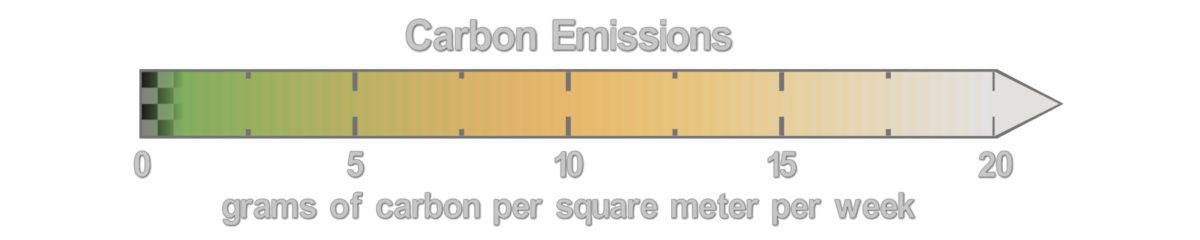
#> input picture raw/wildfires/Colorbar.png, 1200 x 240 px, found by its file name
$ python fires_global.py
#> lines starting #> are read from the running program, lines starting #| are printed output that depends on the picture
### pipeline/fires_borneo.py
#!/usr/bin/env python3
"""
Turn NASA SVS 5012 "Weekly carbon emissions from fires" frames (EXR) into numbers
for the Borneo window centred on Sarawak.

Legend (raw/wildfires/Colorbar.png): Carbon Emissions, 0-20 grams of carbon per
square metre per week; the arrow means values of 20 or more share the top colour.

Steps
1. EXR (linear float) -> sRGB 0-255, so map colours match the PNG colorbar.
2. Lookup table from the colorbar's middle row (x=165..993 -> about 0.5..20 gC/m2/week).
   The first ~0.5 units are drawn semi-transparent over the land, so they can't be read
   reliably: anything below 0.5 counts as "no fire".
3. Remove thin light-grey country border lines (they look like the top "20+" colour).
4. Nearest legend colour per pixel; pixels far from every legend colour = no data.

Output per frame: burning area %, mean emission over burning pixels, % at 20+ (clipped).

Usage: python3 fires_borneo.py raw/wildfires/*.exr --out data/kuching_2015/fires.json
"""
import argparse
import json
import re

import numpy as np
import OpenEXR
from PIL import Image
from scipy import ndimage

REGION = (-5.0, 8.0, 105.0, 120.0)  # lat_min, lat_max, lon_min, lon_max
FRAME_FIRST, FRAME_LAST = 1000, 3533  # SVS 5012 frame range
DATE_FIRST, DATE_LAST = np.datetime64("2003-01-01"), np.datetime64("2022-01-01")  # assumed span


# [4 lines left out: function frame_date, not called in this run]


def load_exr_srgb(path):
    rgb = OpenEXR.File(path).channels()["RGBA"].pixels.astype(np.float32)[..., :3]
    x = np.clip(rgb, 0, 1)
    s = np.where(x <= 0.0031308, 12.92 * x, 1.055 * x ** (1 / 2.4) - 0.055)
    return s * 255.0


def colorbar_lut(path, row=105, x0=165, x_zero=142, x_twenty=993):
#> called with path = 'raw/wildfires/Colorbar.png', row = 105, x0 = 165, x_zero = 142, x_twenty = 993
    a = np.asarray(Image.open(path).convert("RGB")).astype(float)
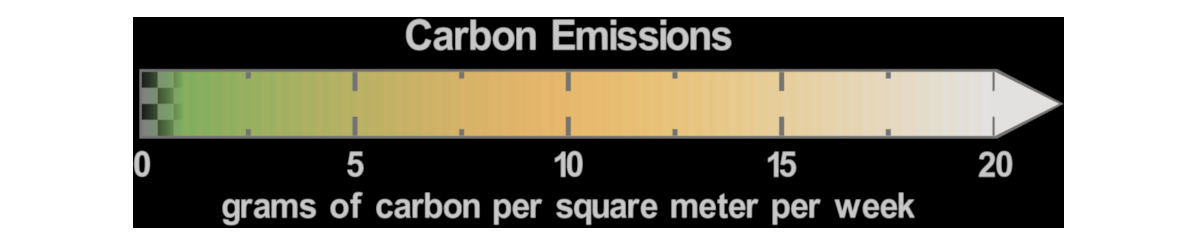
#> a: shape (240, 1200, 3) float64; mean R, G, B 132.5, 129.7, 118.5
    xs = np.arange(x0, x_twenty + 1)
    colours = a[row, xs]
#> colours = 829 rows, first 8: [122, 153, 108], [122, 154, 107], [122, 155, 106], [123, 156, 106], [124, 158, 105], [126, 159, 104], [127, 160, 103], [128, 161, 103]
    values = (xs - x_zero) / (x_twenty - x_zero) * 20.0
    return colours, values


# [62 lines left out: functions window, border_mask, decode, main, not called in this run]


# [2 lines that do not run on import are left out]

### pipeline/fires_global.py
#!/usr/bin/env python3
"""
Monthly GLOBAL fire series (Jan 2014 - Dec 2016) for Song 2, from the dated SVS 5012 video.
Frames are downscaled to 960x540 to keep memory low; the legend corner and Antarctica are masked.
Video values are calibrated to the exact EXR frames 2682 (Sep 2015), 2694 (Oct), 2704 (Nov).
Usage: python3 fires_global.py
"""
import json, subprocess, sys
import numpy as np
from PIL import Image
sys.path.insert(0, "pipeline")
import fires_borneo as fb

VID = "raw/wildfires/Carbon_emissions_with_overlay_1080p60.mp4"
W, H = 960, 540
C, V = fb.colorbar_lut("raw/wildfires/Colorbar.png")
#> C has the same summary as colours in colorbar_lut; V = 829 values from 0.541 to 20

from scipy.spatial import cKDTree
TREE = cKDTree(C)

def decode(img):
    """Nearest legend colour via a k-d tree (fast); far matches = no data."""
    flat = img.reshape(-1, 3)
    d, i = TREE.query(flat, distance_upper_bound=30)
    out = np.full(len(flat), np.nan); ok = np.isfinite(d); out[ok] = V[i[ok]]
    return out.reshape(img.shape[:2])

def stats(img):
    img = img[: int(H * 150 / 180)]                      # keep 90N-60S
    val = decode(img); val[fb.border_mask(img)] = np.nan
    val[int(H * 730 / 1080):, : int(W * 560 / 1920)] = np.nan   # legend corner
    b = ~np.isnan(val)
    return 100 * b.mean(), float(np.nanmean(val)) if b.any() else 0.0

MONTH_FRAMES = [int(round(3364 + 22.17 * k + 11)) for k in range(-20, 16)]
ANCHORS = [3365, 3389, 3409]
CACHE = "/tmp/gm"

def extract_all():
    """One ffmpeg pass (seeking frame by frame is far too slow)."""
    import os, shutil
    shutil.rmtree(CACHE, ignore_errors=True); os.makedirs(CACHE)
    sel = "+".join(f"eq(n\\,{n})" for n in MONTH_FRAMES + ANCHORS)
    subprocess.run(["ffmpeg", "-v", "error", "-i", VID, "-vf", f"select='{sel}',scale={W}:{H}", "-vsync", "0", f"{CACHE}/%03d.png"], check=True)
#> (this line was passed over: subprocess is not available in this run)
    return {n: f"{CACHE}/{i + 1:03d}.png" for i, n in enumerate(sorted(set(MONTH_FRAMES + ANCHORS)))}

FILES = {}
def vframe(n):
    return np.asarray(Image.open(FILES[n]).convert("RGB")).astype(float)

def main():
    FILES.update(extract_all())
    ra, rm = [], []
    for n, vf in [(2682, 3365), (2694, 3389), (2704, 3409)]:
        e = fb.load_exr_srgb(f"raw/wildfires/Carbon_emissions_no_overlay.{n}.exr")
        e = np.asarray(Image.fromarray(e.astype(np.uint8)).resize((W, H), Image.BILINEAR)).astype(float)
        A, M = stats(e); a, m = stats(vframe(vf)); ra.append(A / a); rm.append(M / m)
        print(n, "exr", round(A, 2), round(M, 2), "video", round(a, 2), round(m, 2))
    ka, km = float(np.mean(ra)), float(np.mean(rm)); print("factors", round(ka, 3), round(km, 3))
    rows = []
    for k in range(-20, 16):                     # Jan 2014 .. Dec 2016 relative to Sep 2015
        y = 2015 + (8 + k) // 12; mo = (8 + k) % 12 + 1
        f = int(round(3364 + 22.17 * k + 11))   # mid-month frame (labels: Sep 2015 starts at 3364)
        a, m = stats(vframe(f))
        rows.append({"month": f"{y}-{mo:02d}", "video_frame": f, "burning_area_pct": round(a * ka, 3), "mean_emission_gC_m2_week": round(m * km, 2)})
        print(rows[-1])
    json.dump({"source": "NASA SVS 5012 'Weekly carbon emissions from fires' video with date overlay, calibrated to EXR frames",
               "url": "https://svs.gsfc.nasa.gov/5012", "units": "grams of carbon per square metre per week",
               "region": "global, 90N-60S, legend corner masked",
               "method": "One mid-month frame per month; month positions fitted to the printed month labels (~22.17 video frames per month).",
               "calibration": {"area_factor": round(ka, 3), "emission_factor": round(km, 3), "area_spread": [round(min(ra), 3), round(max(ra), 3)]},
               "months": rows}, open("data/planet_2015/fires_global_monthly.json", "w"), indent=2)

if __name__ == "__main__":
    main()
#> (the call stopped at in load_exr_srgb, `rgb = OpenEXR.File(path).channels()["RGBA"].pixels.astype(np.float32)[..`: OpenEXR is not available in this run)
